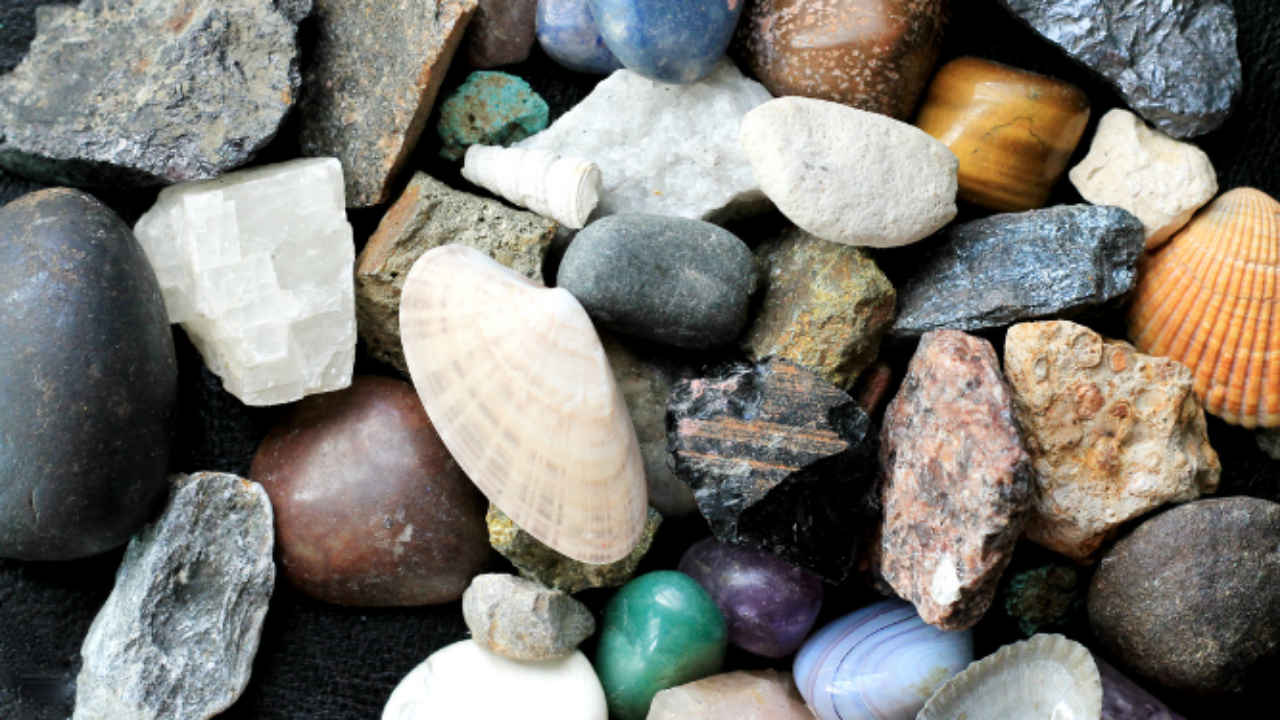
#> input picture Python/Image_Segmentor/image.png, 1280 x 720 px
$ python segmentor.py
#> lines starting #> are read from the running program, lines starting #| are printed output that depends on the picture; after the words box and inside, x2 and y2 are one past the last pixel; in counts of white or black regions, pixels touching at a corner belong together
import cv2
import numpy as np
import matplotlib.pyplot as plt

def segment_rocks(image_path):
    # Load the image
#> called with image_path = 'image.png'
    image = cv2.imread(image_path)
#> image is the input picture: shape (720, 1280, 3); mean B, G, R 114.5, 121, 123.5
    image = cv2.cvtColor(image, cv2.COLOR_BGR2RGB)  # Convert BGR to RGB

    # Reshape the image into a 2D array of pixels and 3 color values (RGB)
    pixel_values = image.reshape((-1, 3))
    pixel_values = np.float32(pixel_values)

    # Define criteria and apply K-means clustering
    # Criteria: (type, max_iter, epsilon)
    criteria = (cv2.TERM_CRITERIA_EPS + cv2.TERM_CRITERIA_MAX_ITER, 100, 0.2)
    k = 3  # Number of clusters (may need to adjust this based on the image)
    _, labels, centers = cv2.kmeans(pixel_values, k, None, criteria, 10, cv2.KMEANS_RANDOM_CENTERS)
#> centers = [[132, 128.9, 120.1], [215, 212.2, 204.4], [30.33, 28.7, 25.55]]

    # Convert to integers and reshape to the original image shape
    centers = np.uint8(centers)
#> centers = [[132, 128, 120], [214, 212, 204], [30, 28, 25]]
    segmented_image = centers[labels.flatten()]
    segmented_image = segmented_image.reshape(image.shape)
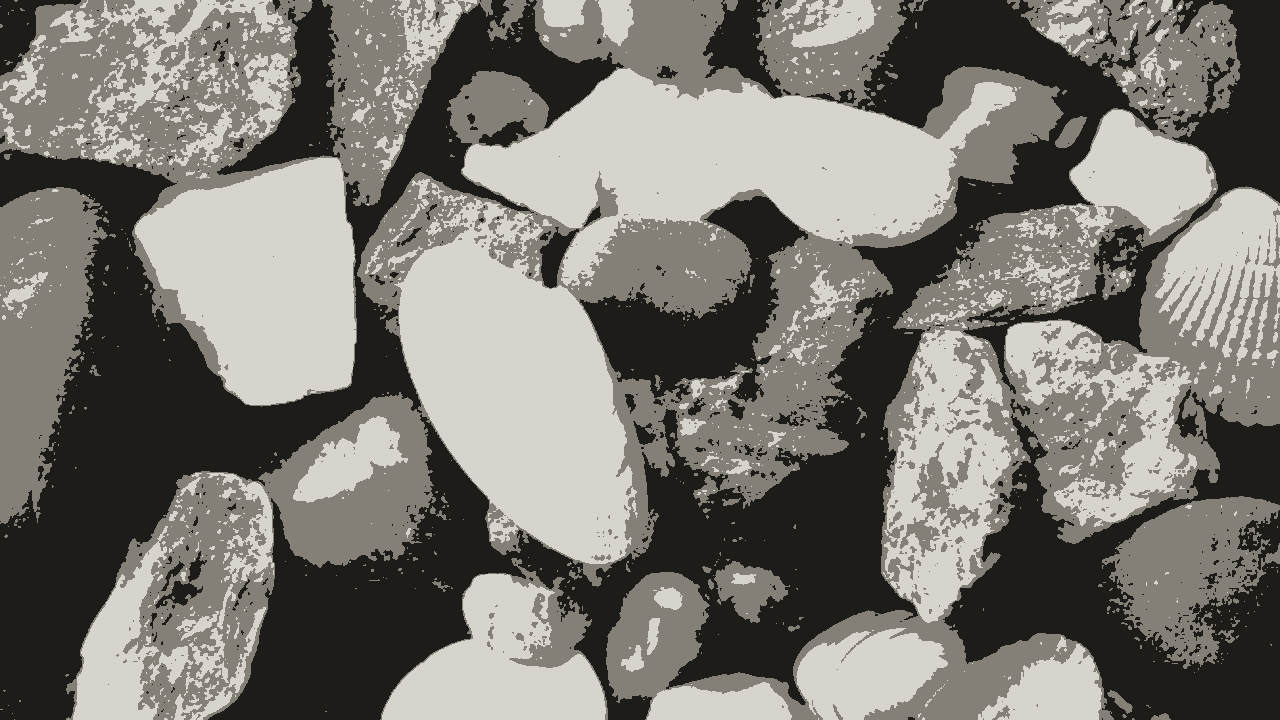
#> segmented_image: shape (720, 1280, 3); mean R, G, B 123.1, 120.4, 114.1

    # Create a mask for one of the clusters (e.g., rocks)
    # Adjust the cluster index based on the segmentation result
    labels = labels.reshape(image.shape[:2])
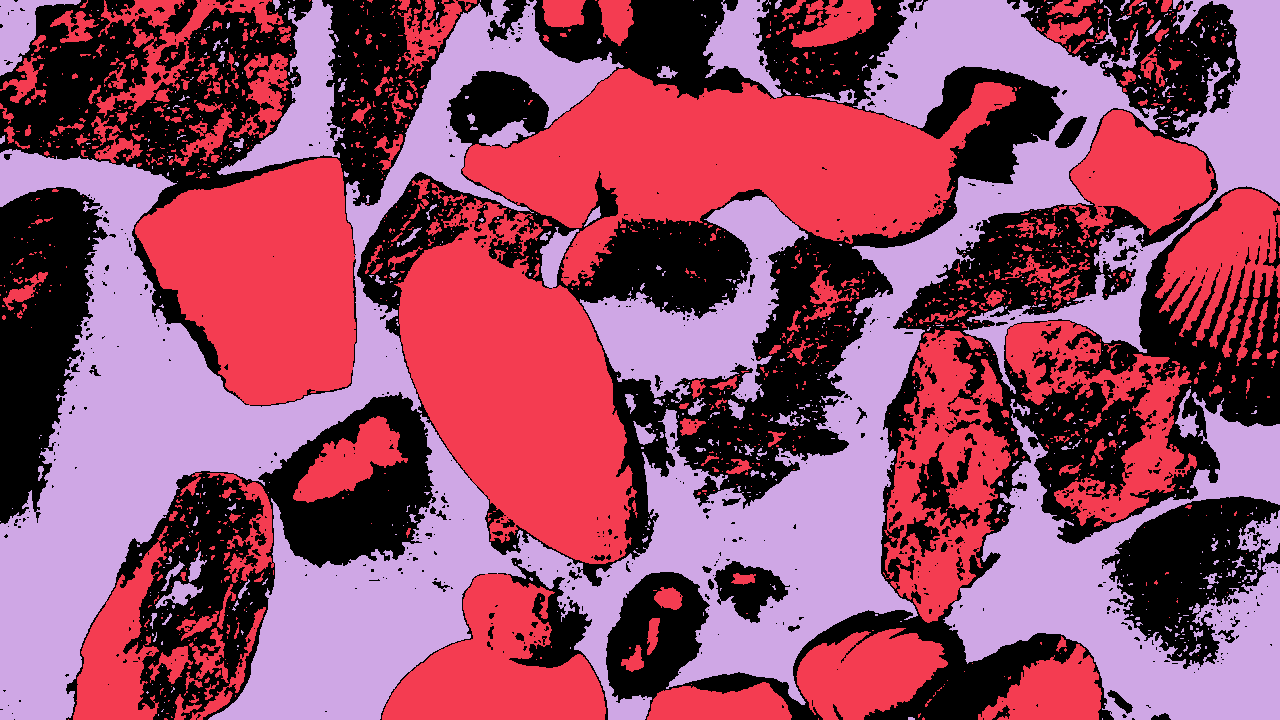
#> labels: shape (720, 1280) int32; 3 distinct labels, from 0 to 2; one colour per label, 0 black
    cluster_index = 1  # Assume rocks are in cluster 1 (adjust as necessary)
    mask = (labels == cluster_index).astype(np.uint8) * 255
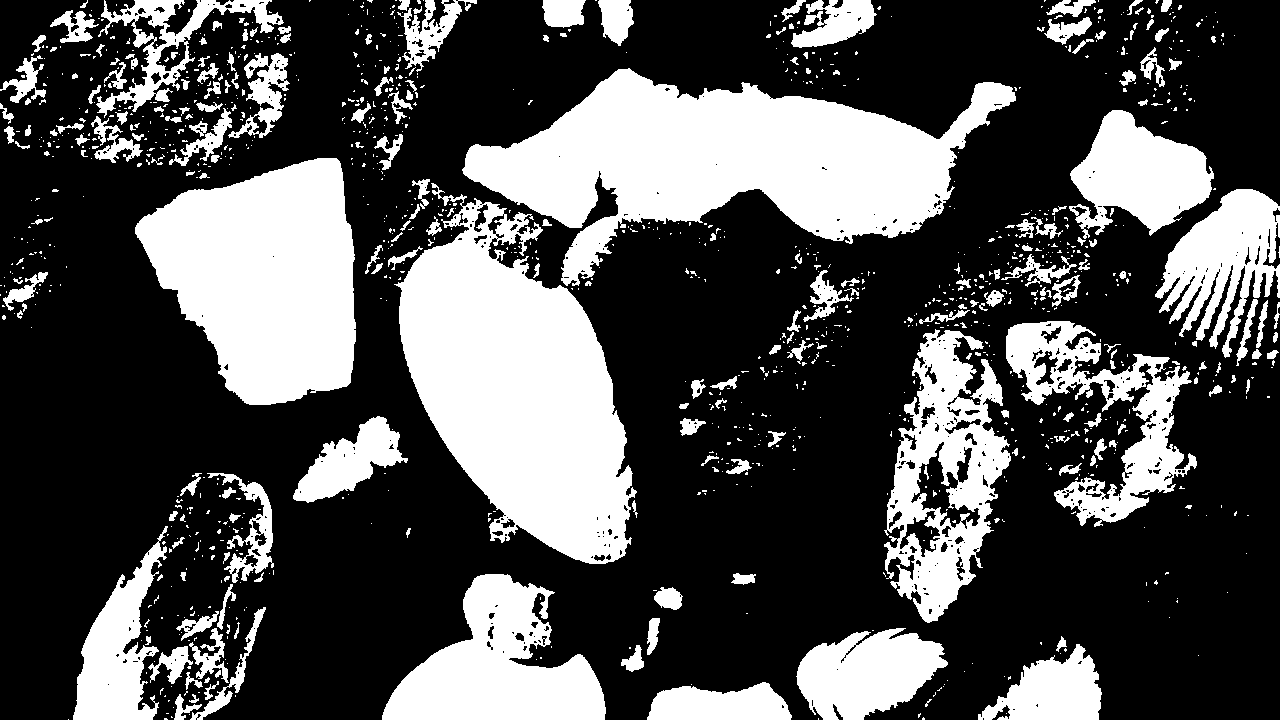
#> mask: shape (720, 1280); 31.8% white; 1219 white regions (984 under 20 px), largest, box (x1, y1, x2, y2) and area: (462, 68, 1016, 286) 56051, (394, 183, 637, 564) 51885, (135, 158, 356, 405) 38005

    # Apply the mask to extract the rocks
    rocks = cv2.bitwise_and(image, image, mask=mask)
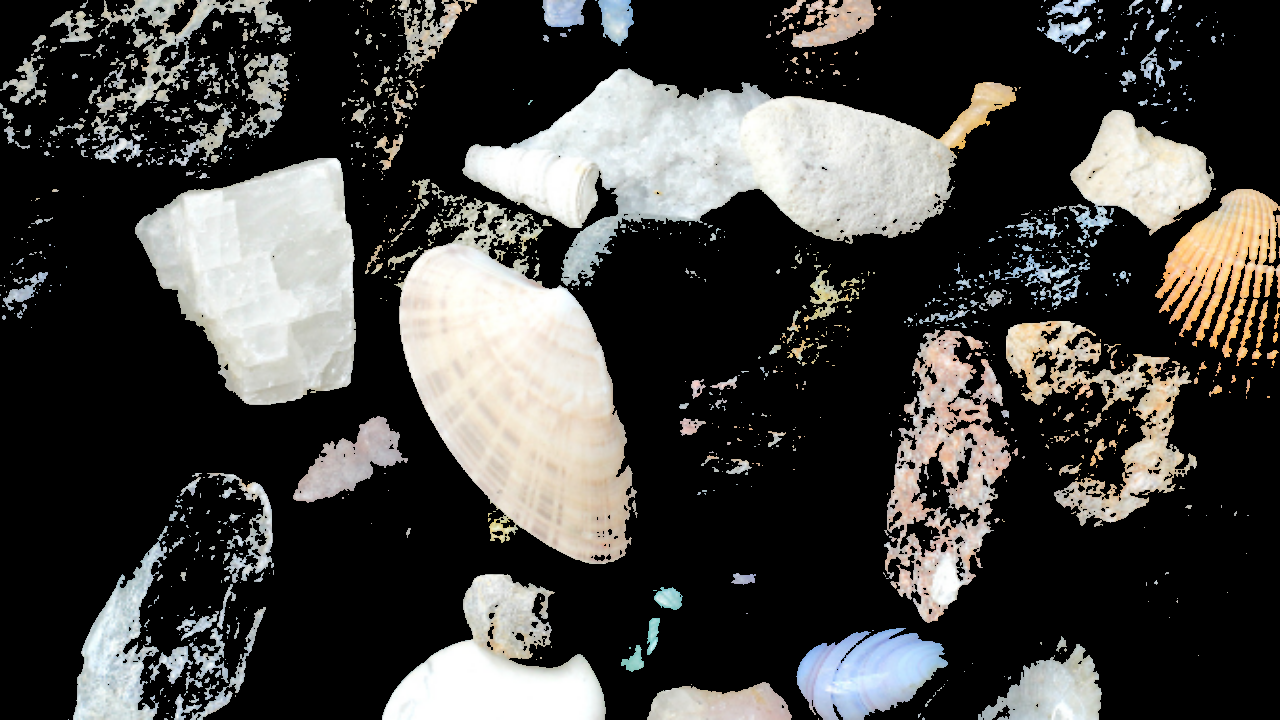
#> rocks: shape (720, 1280, 3); mean R, G, B 68.3, 67.4, 64.9

    # Display the results
    plt.figure(figsize=(15, 10))
    plt.subplot(1, 3, 1)
    plt.title("Original Image")
    plt.imshow(image)
    plt.axis("off")

    plt.subplot(1, 3, 2)
    plt.title("Segmented Image")
    plt.imshow(segmented_image)
    plt.axis("off")

    plt.subplot(1, 3, 3)
    plt.title("Rocks")
    plt.imshow(rocks)
    plt.axis("off")

    plt.tight_layout()
    plt.show()

# Example usage
image_path = "image.png"  # Replace with your image path
segment_rocks(image_path)
